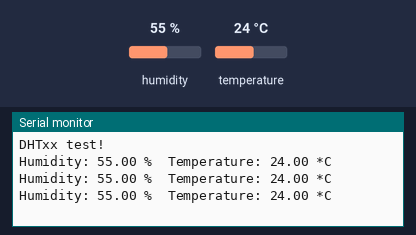
Simulated run of this sketch. Board: Arduino Zero (SAMD21). Shown: the last lines printed to the serial monitor. The test bench sets the inputs (shaded band); at power-on: humidity 55 %, temperature 24 °C.

Above: at 3.8 s.
3.9 s: humidity set to 22 %
At 7.2 s:
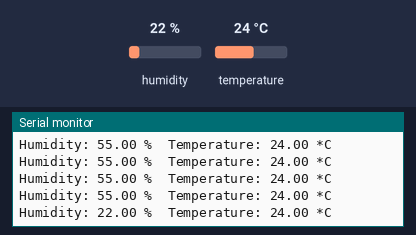
7.8 s: temperature set to 12 °C
At 9.7 s:
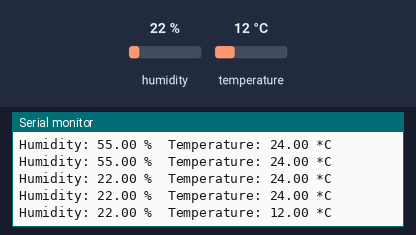
11.7 s: humidity set to 40 %
At 13.2 s:
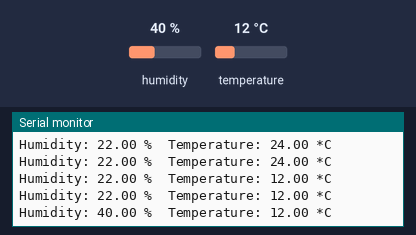
Timing chart, 0 to 14.7 s (numbered marks = the images above; inputs shaded):
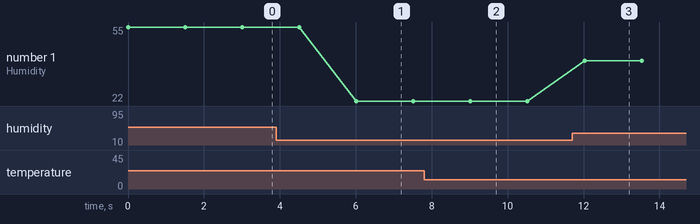

The sketch:

DHTtester.ino
```cpp
// Example testing sketch for various DHT humidity/temperature sensors
// Written by ladyada, public domain

#include "DHT.h"

#define DHTPIN 3     // what pin we're connected to

// Uncomment whatever type you're using!
//#define DHTTYPE DHT11   // DHT 11
#define DHTTYPE DHT22   // DHT 22  (AM2302)
//#define DHTTYPE DHT21   // DHT 21 (AM2301)

/*Notice: The DHT10 is different from other DHT* sensor ,it uses i2c interface rather than one wire*/
          /*So it doesn't require a pin.*/

//#define DHTTYPE DHT10

// Connect pin 1 (on the left) of the sensor to +5V
// Connect pin 2 of the sensor to whatever your DHTPIN is
// Connect pin 4 (on the right) of the sensor to GROUND
// Connect a 10K resistor from pin 2 (data) to pin 1 (power) of the sensor

DHT dht(DHTPIN, DHTTYPE);

#if defined(ARDUINO_ARCH_AVR)
#define SERIAL  Serial

#elif defined(ARDUINO_ARCH_SAMD) ||  defined(ARDUINO_ARCH_SAM)
#define SERIAL  SerialUSB
#else
#define SERIAL  Serial
#endif

void setup()
{

    SERIAL.begin(9600);
    SERIAL.println("DHTxx test!");
    Wire.begin();

    /*if using WIO link,must pull up the power pin.*/
    // pinMode(PIN_GROVE_POWER, OUTPUT);
    // digitalWrite(PIN_GROVE_POWER, 1);

    dht.begin();
}

void loop()
{
    float temp_hum_val[2] = {0};
    // Reading temperature or humidity takes about 250 milliseconds!
    // Sensor readings may also be up to 2 seconds 'old' (its a very slow sensor)


    if(!dht.readTempAndHumidity(temp_hum_val)){
        SERIAL.print("Humidity: ");
        SERIAL.print(temp_hum_val[0]);
        SERIAL.print(" %\t");
        SERIAL.print("Temperature: ");
        SERIAL.print(temp_hum_val[1]);
        SERIAL.println(" *C");
    }
    else{
       SERIAL.println("Failed to get temprature and humidity value.");
    }

   delay(1500);
}
```

Measured:
- after the input at 3.9 s, the serial monitor: prints a new line after 2.1 s (image 1)
- after the input at 7.8 s, the serial monitor: prints a new line after 1.2 s (image 2)
- after the input at 11.7 s, the serial monitor: prints a new line after 0.33 s (image 3)
- plotted number 1: 55 → 22 after the input at 3.9 s, 22 → 40 after the input at 11.7 s
